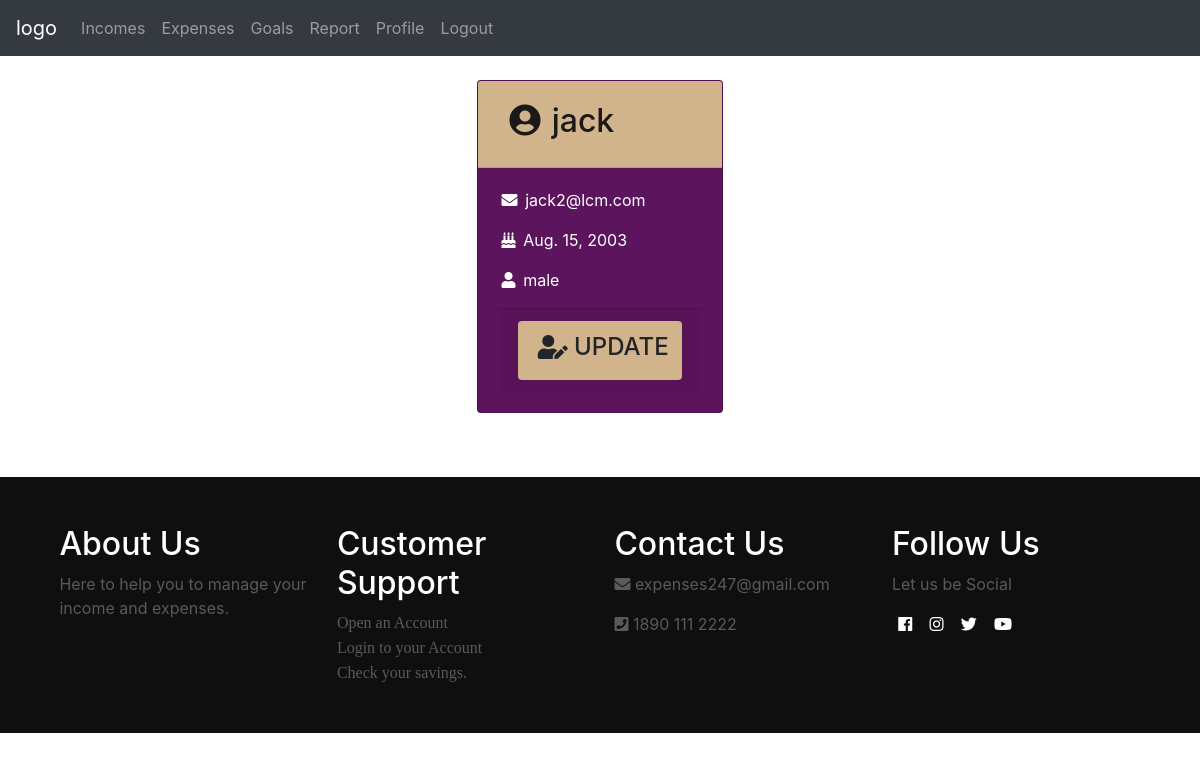
Screenshot of /profile/ (signed in) with the database file from the repository.
### signup/models.py (models this page shows)
class user_details(models.Model):
    email = models.EmailField(max_length=30,primary_key=True)
    password = models.CharField(max_length=12, null=False)
    username = models.CharField(max_length=12)
    bdate = models.DateField()
    gender = models.CharField(max_length=6)

### signup/views.py (the view)
# urls.py: url(r'^profile/$',views.profile,name='profile'),
def profile(request):
    usr=user_details.objects.get(email=request.session['usremail'])
    return render(request,'signup/profile.html',context={"usr": usr})

### signup/templates/signup/profile.html (shortened to what this page needs)
<!DOCTYPE html>
{% extends 'base1.html' %}
    {% block content %}
    <div>
        <div class="container">
            <div class="row justify-content-center">
                <div class="card text-white mb-3" style="background-color: rgb(92, 20, 92);">
                    <div class="card-header" style="color: rgb(26, 25, 24);background-color: tan;"><h2><i class="fas fa-user-circle" style="padding: 0.7rem;"></i>{{ usr.username }}</h2></div>
                            <div class="card-body">
                                <p class="card-text"><i class="fas fa-envelope" style="padding: 0.2rem;"></i>   {{ usr.email }}</p>
                                <p class="card-text"><i class="fas fa-birthday-cake" style="padding: 0.2rem;"></i> {{ usr.bdate }}</p>
                                <p class="card-text"><i class="fas fa-user" style="padding: 0.2rem;"></i> {{ usr.gender }}</p>
                                <div class="card-footer" style="display: inline-flex;">
                                    <button class="btn" style="background-color: tan;" onclick='updPrf("{{ usr.email }}", "{{ csrf_token }}")'><h4><i class="fas fa-user-edit" style="padding: 0.4rem;"></i>UPDATE</h4></button>
                                </div>
                            </div>
                    </div>
                </div>
            </div>
    </div>
    <br><br>
    {% endblock %}

### income/static/income/style1.css (style rules this page uses)
:root { --Abel: 'Abel', cursive; --Anton: 'Anton', cursive; --Josefin: 'Josefin', cursive; --Lexend: 'Lexend', cursive; --Livvie: 'Livvie', cursive; --text-gray: #3f4954; --text-light: #686666da; --bg-color: #0f0f0f; --white: #ffffff; --midnight: #104f55; --sky: #B0C4DE; }

### rows the page displays
user_details: username "jack", email "jack2@lcm.com", bdate "Aug. 15, 2003", gender "male"
